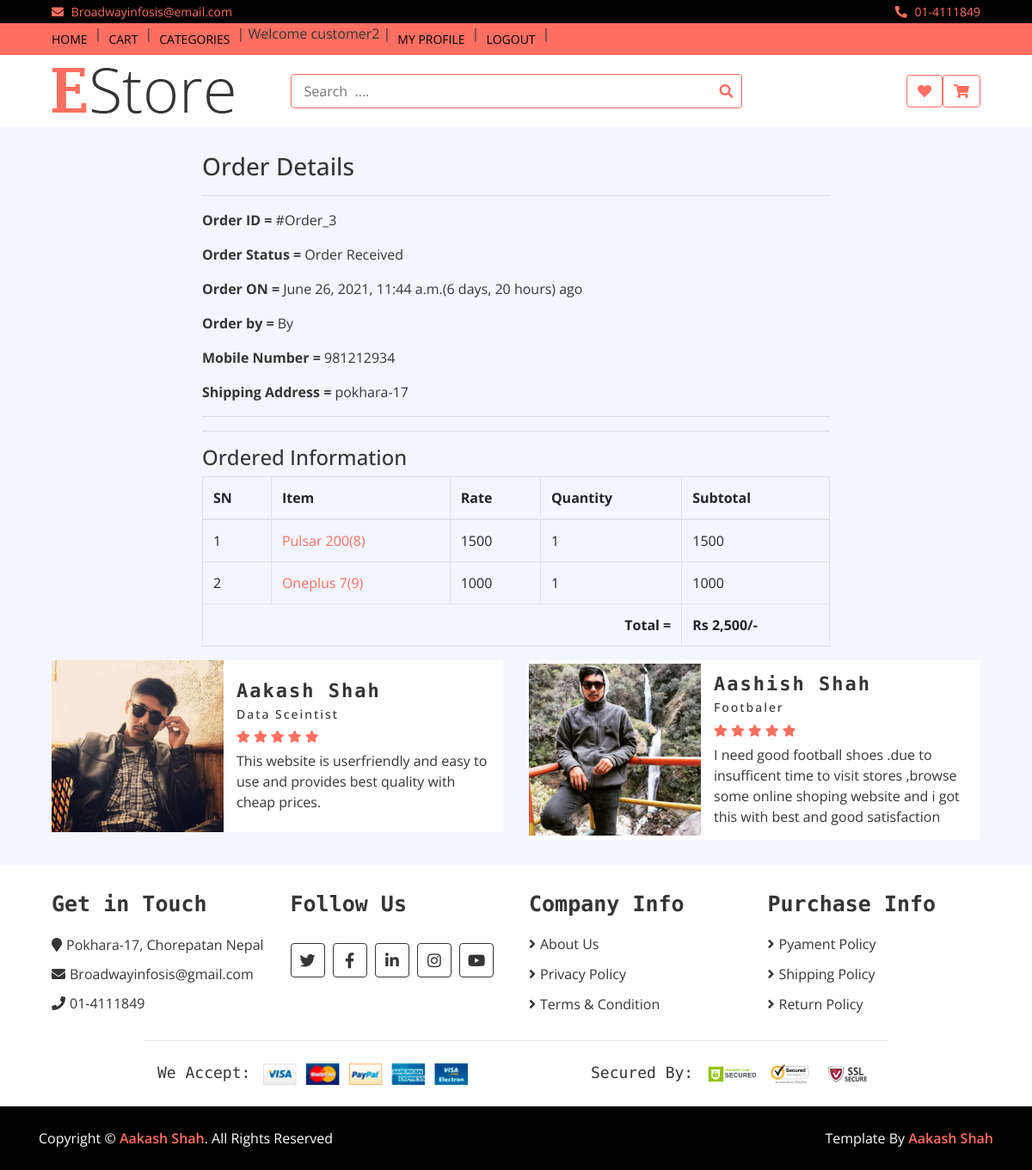
The page /profile/order-3/ (signed in) on the database as committed earlier.
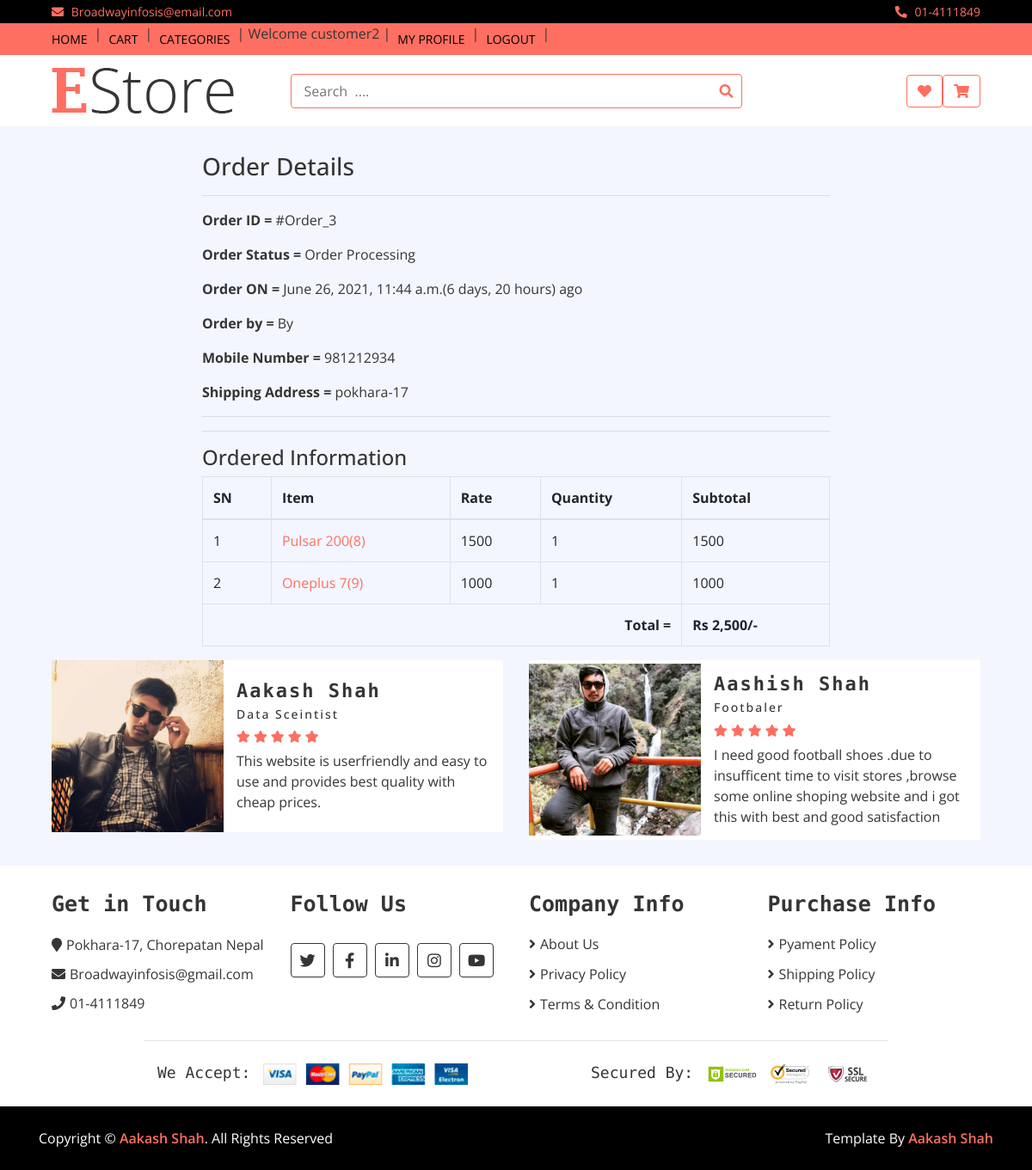
The same page on the database as committed later.
### ecomapp/models.py (models this page shows, shortened)
class Order(models.Model):
    cart = models.ForeignKey(Cart,on_delete=models.CASCADE)
    ordered_by = models.CharField(max_length=200)
    shipping_address = models.CharField(max_length=200)
    mobile = models.CharField(max_length=10)
    email = models.EmailField(null=True,blank=True)
    subtotal = models.PositiveIntegerField()
    total = models.PositiveIntegerField()
    order_status = models.CharField(max_length=60, choices=ORDER_STATUS)
    created_at = models.DateTimeField(auto_now_add=True)
    payment_method = models.CharField(max_length=20, choices=METHOD, default="Cash On Delivery")
    payment_completed = models.BooleanField(default=False, null=True, blank=True)

### ecomapp/views.py (the view)
# urls.py: path("profile/order-<int:pk>/", CustomerOrderDetailView.as_view(), name ="customerorderdetail"),
class CustomerOrderDetailView(DetailView):
    template_name = "customerorderdetail.html"
    model = Order
    context_object_name = "ord_obj"
    def dispatch(self, request, *args, **kwargs):
       if request.user.is_authenticated and Customer.objects.filter(user=request.user).exists():
           order_id = self.kwargs["pk"]
           order = Order.objects.get(id = order_id)
           if request.user.customer != order.cart.customer:
               return redirect("ecomapp:customerprofile")
       else:
           return redirect("/login/?next=/profile/")
       return super().dispatch(request, *args, **kwargs)

### templates/customerorderdetail.html
{% extends 'base.html' %}
{% load static %}
{% block content %}
{% load humanize %}
<div class="container">
    <div class="row">
        <div class="col-md-8 mx-auto">
            <h3>Order Details</h3>
            <hr>
            <p><span class="font-weight-bold">Order ID = </span>#Order_{{ord_obj.id}}</p>
            <p><span class="font-weight-bold">Order Status = </span>{{ord_obj.order_status}}</p>
            <p><span class="font-weight-bold">Order ON = </span>{{ord_obj.created_at}}({{ord_obj.created_at|timesince}}) ago</p>
            <p><span class="font-weight-bold">Order by = </span>By {{ord_obj.order_by}}</p>
            <p><span class="font-weight-bold">Mobile Number = </span>{{ord_obj.mobile}}</p>
            <p><span class="font-weight-bold">Shipping Address = </span>{{ord_obj.shipping_address}}</p>
            <hr>
            <hr>
            <h4>Ordered Information</h4>
            <table class="table table-bordered">
                <thead>
                    <tr>
                        <th>SN</th>
                        <th>Item</th>
                        <th>Rate</th>
                        <th>Quantity</th>
                        <th>Subtotal</th>
                    </tr>
                </thead>
                <tbody>
                    <tr>
                        {% for cp in ord_obj.cart.cartproduct_set.all %}
                        <td>{{forloop.counter}}</td>
                        <td><a href="{% url 'ecomapp:productdetail' cp.product.slug %}" target="_blank">{{cp.product.title}}({{cp.product.id}})</a></td>
                        <td>{{cp.rate}}</td>
                        <td>{{cp.quantity}}</td>
                        <td>{{cp.subtotal}}</td>
                    </tr>
                    {% endfor %}
                    <tr>
                        <th colspan="4" class="text-right">Total = </th>
                        <th>Rs {{ord_obj.total|intcomma}}/-</th>
                    </tr>
                </tbody>
            </table>
        </div>
    </div>
</div>
{% endblock %}

Rows that differ between the two databases and show on the page:
changed Order "pokhara-17": order_status "Order Received" → "Order Processing"
